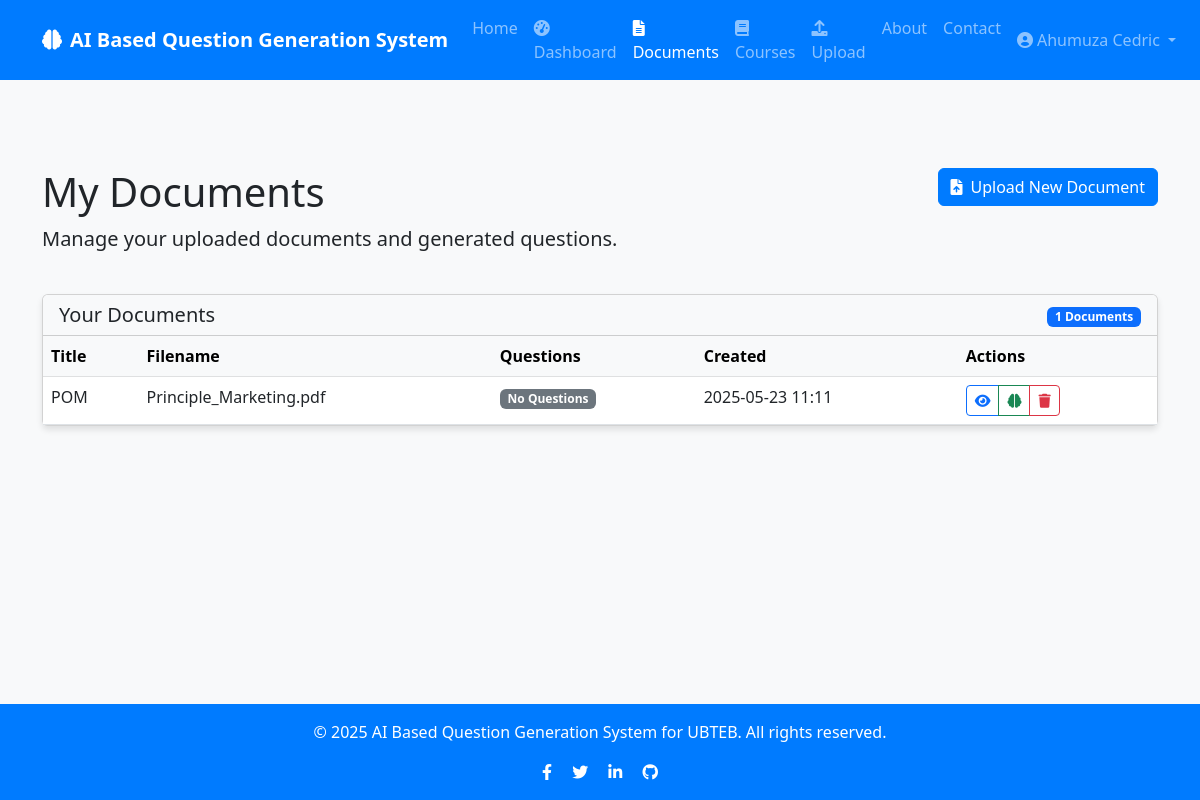
/documents (signed in), run on an earlier commit of the app's database.
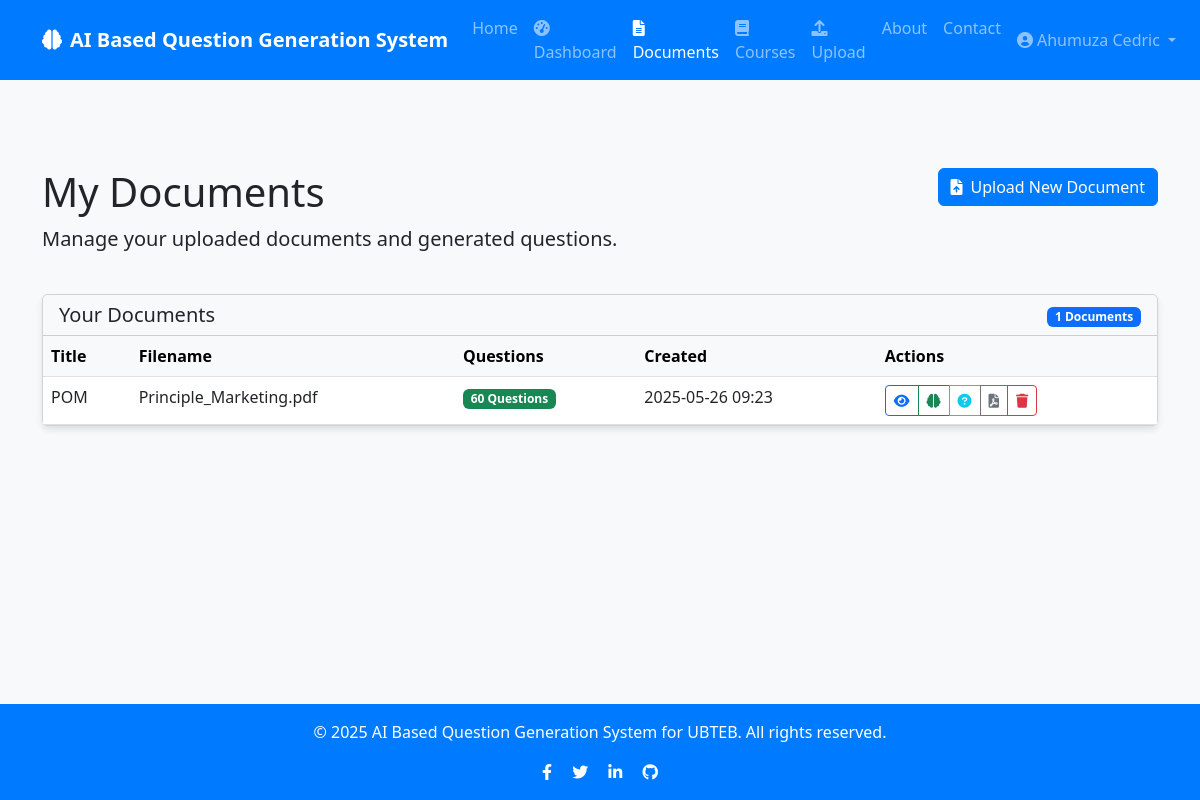
And on a later commit of the database.
### app/models/document.py (models this page shows, shortened)
class Document(db.Model):
    id = db.Column(db.Integer, primary_key=True)
    title = db.Column(db.String(100), nullable=False)
    filename = db.Column(db.String(100), nullable=False)
    file_path = db.Column(db.String(255), nullable=False)
    content = db.Column(db.Text, nullable=False)
    created_at = db.Column(db.DateTime, default=datetime.utcnow)
    user_id = db.Column(db.Integer, db.ForeignKey('user.id'), nullable=False)
    course_id = db.Column(db.Integer, db.ForeignKey('course.id'), nullable=True)
    questions = db.relationship('Question', backref='document', lazy=True, cascade="all, delete-orphan")
    question_sets = db.relationship('QuestionSet', backref='document', lazy=True, cascade="all, delete-orphan")

### app/routes/questions.py (the view)
@questions.route('/documents')
@login_required
def list_documents():
    documents = Document.query.filter_by(user_id=current_user.id).all()
    return render_template('questions/documents.html', documents=documents)

### app/models/user.py (called while the page is built)
@login_manager.user_loader
def load_user(user_id):
    return User.query.get(int(user_id))

### app/templates/questions/documents.html (shortened to what the changed rows need)
{% extends "base.html" %}
{% block content %}
<div class="container py-5">
    <div class="row mb-4">
        <div class="col-md-8">
            <h1>My Documents</h1>
        </div>
    </div>
    {% if documents %}
        <div class="row">
            <div class="col-md-12">
                <div class="card">
                    <div class="card-body p-0">
                        <div class="table-responsive">
                            <table class="table table-hover mb-0">
                                <thead class="table-light">
                                    <tr>
                                        <th>Title</th>
                                        <th>Filename</th>
                                        <th>Questions</th>
                                        <th>Created</th>
                                        <th>Actions</th>
                                    </tr>
                                </thead>
                                <tbody>
                                    {% for document in documents|sort(attribute='created_at', reverse=True) %}
                                        <tr>
                                            <td>{{ document.title }}</td>
                                            <td>{{ document.filename }}</td>
                                            <td>
                                                {% if document.questions|length > 0 %}
                                                    <span class="badge bg-success">{{ document.questions|length }} Questions</span>
                                                {% else %}
                                                    <span class="badge bg-secondary">No Questions</span>
                                                {% endif %}
                                            </td>
                                            <td>{{ document.created_at.strftime('%Y-%m-%d %H:%M') }}</td>
                                            <td>
                                                <div class="btn-group" role="group">
                                                    <a href="{{ url_for('questions.view_document', document_id=document.id) }}"
                                                       class="btn btn-sm btn-outline-primary"
                                                       title="View Document">
                                                        <i class="fas fa-eye"></i>
                                                    </a>
                                                    <a href="{{ url_for('questions.generate_questions_form', document_id=document.id) }}"
                                                       class="btn btn-sm btn-outline-success"
                                                       title="Generate Questions">
                                                        <i class="fas fa-brain"></i>
                                                    </a>
                                                    {% if document.questions|length > 0 %}
                                                        <a href="{{ url_for('questions.view_questions', document_id=document.id) }}"
                                                           class="btn btn-sm btn-outline-info"
                                                           title="View Questions">
                                                            <i class="fas fa-question-circle"></i>
                                                        </a>
                                                        <a href="{{ url_for('questions.export_questions', document_id=document.id) }}"
                                                           class="btn btn-sm btn-outline-secondary"
                                                           title="Export Questions">
                                                            <i class="fas fa-file-pdf"></i>
                                                        </a>
                                                    {% endif %}
                                                    <button type="button"
                                                            class="btn btn-sm btn-outline-danger delete-doc-btn"
                                                            data-document-id="{{ document.id }}"
                                                            data-document-title="{{ document.title }}"
                                                            title="Delete Document">
                                                        <i class="fas fa-trash"></i>
                                                    </button>
                                                </div>
                                            </td>
                                        </tr>
                                    {% endfor %}
                                </tbody>
                            </table>
                        </div>
                    </div>
                </div>
            </div>
        </div>
    {% endif %}
</div>
{% endblock %}

What changed in the data, as far as the page shows it:
changed Document "POM": questions|length (not shown) → "60"; created_at "2025-05-23 11:11" → "2025-05-26 09:23"; text "No Questions" → "Questions"
